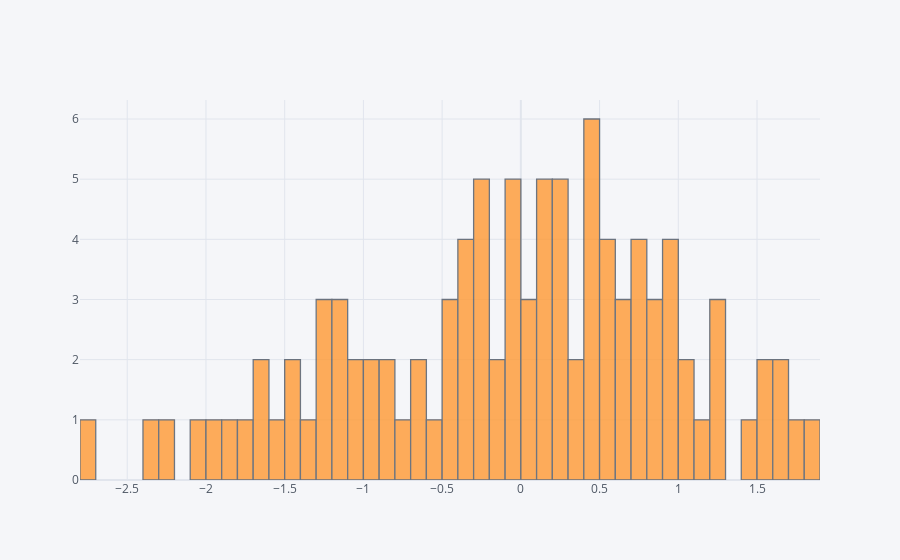

Notebook code cell kept with this figure:
### Markdown cell above
## histogram

### Code cell
df['A'].iplot(kind='hist',bins=50)

### Figure 1 — Plotly figure (JSON) as saved in the notebook; plotly's stock layout.template omitted (floating-point values rounded to 4 significant figures)
{"data": [{"histfunc": "count", "histnorm": "", "marker": {"color": "rgba(255, 153, 51, 1.0)", "line": {"color": "#4D5663", "width": 1.3}}, "name": "A", "nbinsx": 50, "opacity": 0.8, "orientation": "v", "type": "histogram", "x": [0.2609, 0.6756, -1.681, 0.7205, -0.227, 1.626, -0.4943, 0.7555, -0.01212, 0.669, -0.39, -1.855, -1.482, 0.2341, 0.2103, -0.5905, 0.444, -0.08988, -0.9092, 0.1391, 0.1283, -0.8936, 0.4841, 0.5713, -0.2306, 1.062, 0.8049, 0.3099, -1.246, -1.542, -0.2895, -0.4574, 0.8843, 0.4716, 1.081, -0.3027, 1.454, -2.006, 0.3457, 1.255, 1.583, 0.1002, 0.1218, 0.7644, 0.6256, -1.041, -1.112, -1.323, 0.9521, 0.1036, 1.68, -1.031, -1.672, -1.462, -2.338, 0.725, 1.892, -0.8651, -0.3616, 0.5557, 0.5551, -2.737, 1.556, 0.4024, 0.4598, 0.01084, 0.2869, -0.2095, -0.3229, -0.9424, 0.08005, -1.723, -1.26, -1.14, 0.9428, -0.6088, -0.181, 1.722, -0.02653, -0.09823, -1.945, 0.861, 1.26, -0.7032, -0.6031, -0.2189, 0.418, 1.101, 0.9155, 0.09502, -2.216, 0.9568, 0.5091, -1.298, 0.2528, -0.1696, 1.254, -1.109, -0.07235, -0.482]}], "layout": {"barmode": "overlay", "legend": {"bgcolor": "#F5F6F9", "font": {"color": "#4D5663"}}, "paper_bgcolor": "#F5F6F9", "plot_bgcolor": "#F5F6F9", "title": {"font": {"color": "#4D5663"}}, "xaxis": {"gridcolor": "#E1E5ED", "showgrid": true, "tickfont": {"color": "#4D5663"}, "title": {"font": {"color": "#4D5663"}, "text": ""}, "zerolinecolor": "#E1E5ED"}, "yaxis": {"gridcolor": "#E1E5ED", "showgrid": true, "tickfont": {"color": "#4D5663"}, "title": {"font": {"color": "#4D5663"}, "text": ""}, "zerolinecolor": "#E1E5ED"}}}
